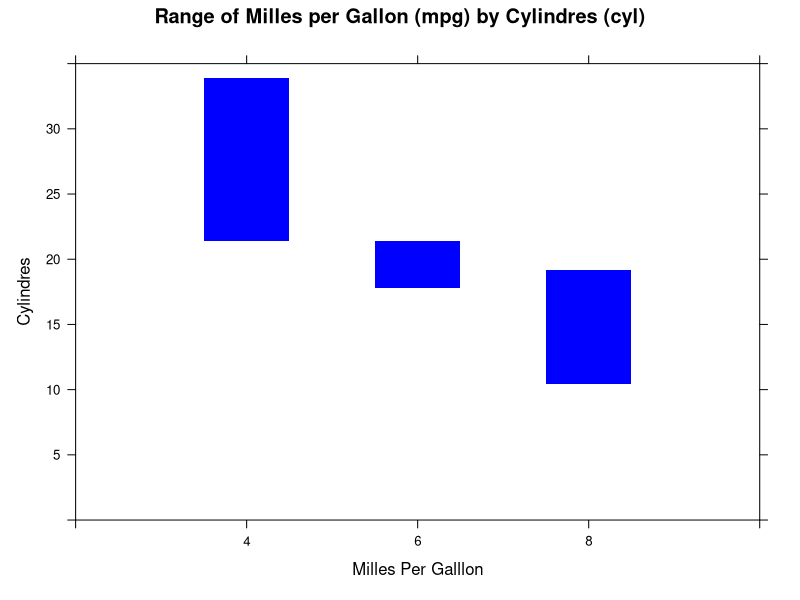

Reproduce this figure in R.
library(lattice)
x<-subset(mtcars, mtcars$cyl==4)
x<-range(x$mpg)
y<-subset(mtcars, mtcars$cyl==6)
y<-range(y$mpg)
z<-subset(mtcars, mtcars$cyl==8)
z<-range(z$mpg)
df<-data.frame(cyl=c(4,6,8),from=c(x[1],y[1],z[1]), to=c(x[2],y[2],z[2]))
xyplot( to  ~ cyl + from, df, ylim = c(0, 35), xlim=c(2, 10), border='transparent', 
        main="Range of Milles per Gallon (mpg) by Cylindres (cyl)", xlab="Milles Per Galllon",ylab="Cylindres",
       panel = function(x, y, subscripts, groups,...){
         panel.barchart(y = y[subscripts], 
                    x = x[subscripts[groups=="cyl"]],  horizontal=FALSE, col="blue",box.width=1,
                    ...)
         panel.barchart(y = x[subscripts[groups=="from"]], 
                        x = x[subscripts[groups=="cyl"]],  horizontal=FALSE, col = "white", box.width=1,
                        ...)
       })
